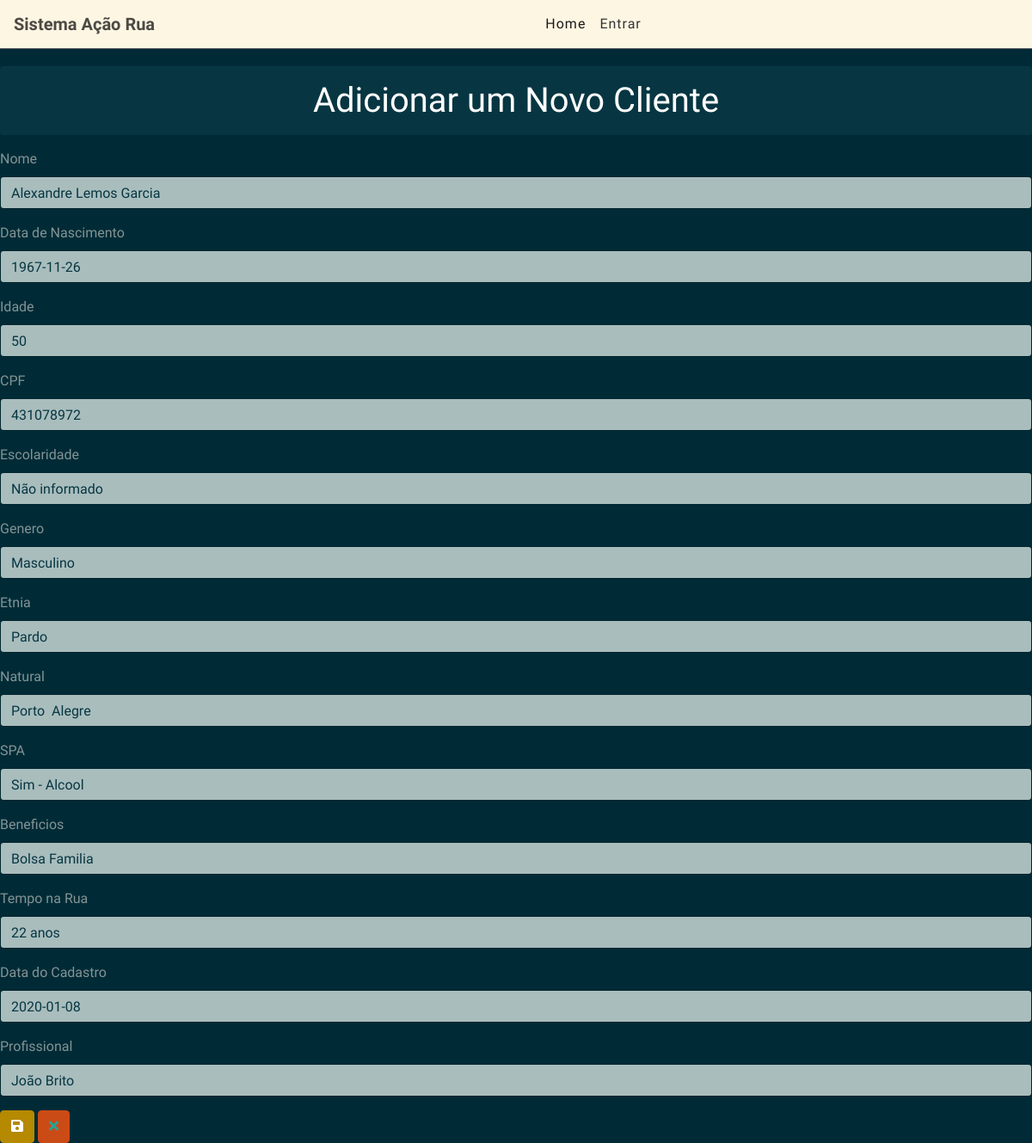
Page /1/updatec/ on the committed database.
### clientes/models.py (models this page shows, shortened)
class Clientes(models.Model):
    nome = models.CharField('Nome', max_length=100)
    aniversario = models.DateField('Data de Nascimento')
    idade = models.IntegerField()
    cpf = models.CharField('CPF', max_length=11)
    escolaridade = models.CharField('Escolaridade', max_length=100)
    genero = models.CharField('Genero', max_length=30)
    etnia = models.CharField('Etnia', max_length=50)
    natural = models.CharField('Natural', max_length=100)
    spa = models.CharField('SPA', max_length=100)
    beneficios = models.CharField('Beneficios', max_length=100)
    temporua = models.CharField('Tempo na Rua', max_length=25)
    datacadastro = models.DateField('Data do Cadastro')
    profissional = models.CharField('Profissional', max_length=100)

### clientes/views.py (the view)
# urls.py: path('<int:pk>/updatec/', UpdateClientesView.as_view(), name='upd_clientes'),
class UpdateClientesView(UpdateView):
    model = Clientes
    template_name = 'clientes_form.html'
    fields = ['nome', 'aniversario', 'idade', 'cpf', 'escolaridade', 'genero', 'etnia', 'natural', 'spa', 'beneficios',
              'temporua', 'datacadastro', 'profissional']
    success_url = reverse_lazy('list')

### clientes/templates/clientes_form.html (shortened to what this page needs)
{% extends 'base.html' %}
{% load bootstrap4 %}
{% block content %}
<h1 class="text-center alert alert-dark">Adicionar um Novo Cliente</h1>
    <form  method="post">
        {% bootstrap_form form %}
            {% buttons %}
                <button type="submit" class="btn btn-primary"><span><i class="fas fa-save"></i></button>
                <button type="button" class="btn btn-warning">
                    <a href="{% url 'list' %}"><span><i class="fas fa-times"></i></a>
                </button>
            {% endbuttons %}
    </form>
{% endblock %}

### rows in the picture
Clientes: nome "Alexandre Lemos Garcia", aniversario "1967-11-26", idade "50", cpf "431078972", escolaridade "Não informado", genero "Masculino", etnia "Pardo", natural "Porto Alegre", spa "Sim - Alcool", beneficios "Bolsa Familia", temporua "22 anos", datacadastro "2020-01-08", profissional "João Brito"
